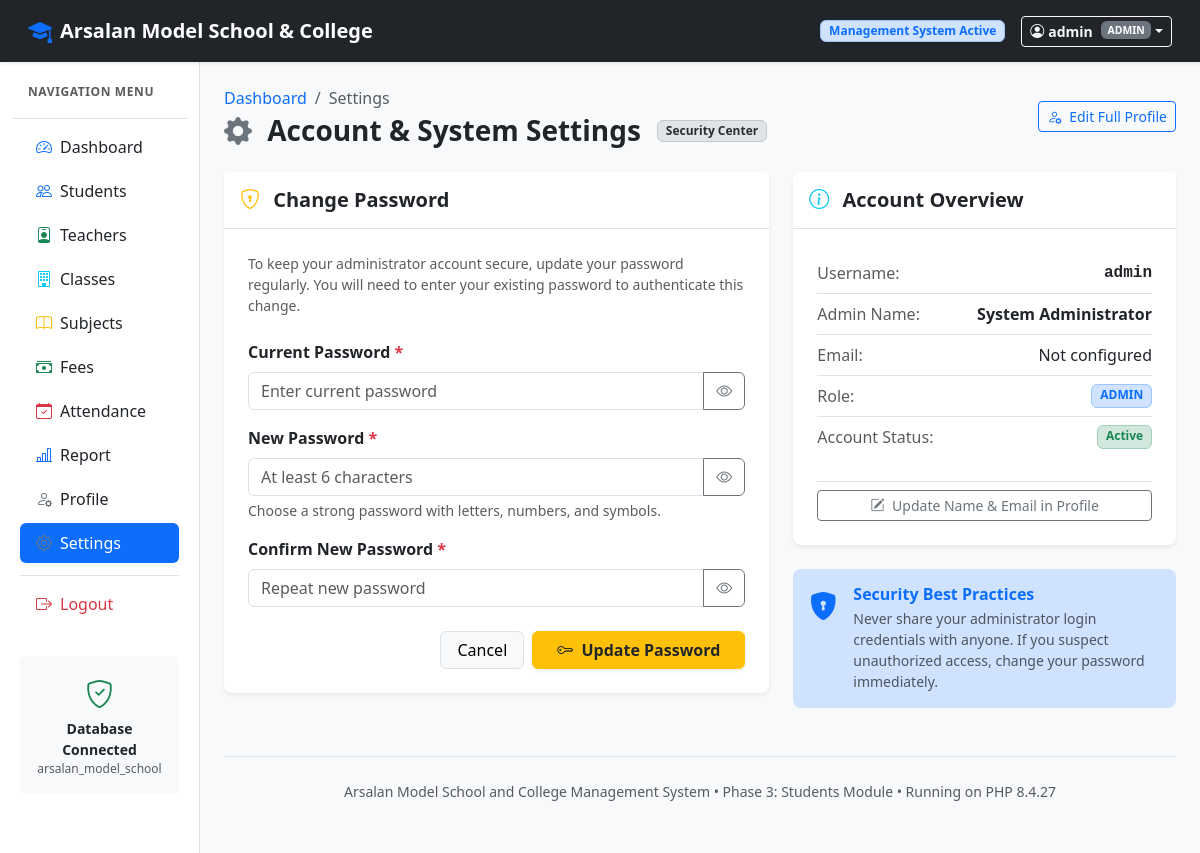
/ArsalanModelSchool/settings.php (signed in), run on the app's committed database.
### tables this page shows
CREATE TABLE `users` (
    `id`         INT          NOT NULL AUTO_INCREMENT,
    `username`   VARCHAR(50)  NOT NULL,
    `name`       VARCHAR(100) NULL,
    `email`      VARCHAR(100) NULL,
    `password`   VARCHAR(255) NOT NULL,
    `role`       VARCHAR(50)  NOT NULL DEFAULT 'admin',
    `role_id`    INT          NULL,
    `status`     ENUM('active','inactive') NOT NULL DEFAULT 'active',
    `created_at` TIMESTAMP    NOT NULL DEFAULT CURRENT_TIMESTAMP,
    PRIMARY KEY (`id`),
    UNIQUE KEY `uq_username` (`username`),
    CONSTRAINT `fk_user_role` FOREIGN KEY (`role_id`) REFERENCES `roles`(`id`) ON DELETE SET NULL
);

### ArsalanModelSchool/settings.php (the view, shortened to what the rows shown need)
<?php
require_once __DIR__ . '/database.php';
$user_session = current_user();
$user_id = (int)($user_session['id'] ?? 0);
$admin = db_fetch_one(
    "SELECT id, username, name, email, role, status, created_at FROM users WHERE id = ? LIMIT 1",
    [$user_id],
    'i'
);
require_once __DIR__ . '/layout.php';
?>
<div class="d-flex justify-content-between align-items-center flex-wrap gap-2 mb-4">
    <div>
        <div class="d-flex align-items-center gap-3">
            <h2 class="h3 fw-bold text-dark mb-0">
                <i class="bi bi-gear-fill text-secondary me-2"></i> Account &amp; System Settings
            </h2>
        </div>
    </div>
</div>
<div class="row g-4">
    <div class="col-lg-5">
        <div class="card border-0 shadow-sm rounded-3 mb-4">
            <div class="card-body p-4">
                <ul class="list-unstyled mb-0">
                    <li class="d-flex justify-content-between py-2 border-bottom">
                        <span class="text-muted">Username:</span>
                        <span class="font-monospace fw-semibold text-dark"><?= h($admin['username']); ?></span>
                    </li>
                    <li class="d-flex justify-content-between py-2 border-bottom">
                        <span class="text-muted">Admin Name:</span>
                        <span class="fw-semibold text-dark"><?= h($admin['name'] ?: 'Not configured'); ?></span>
                    </li>
                    <li class="d-flex justify-content-between py-2 border-bottom">
                        <span class="text-muted">Email:</span>
                        <span class="text-dark"><?= h($admin['email'] ?: 'Not configured'); ?></span>
                    </li>
                    <li class="d-flex justify-content-between py-2 border-bottom">
                        <span class="text-muted">Role:</span>
                        <span class="badge bg-primary-subtle text-primary border border-primary-subtle"><?= h(strtoupper($admin['role'])); ?></span>
                    </li>
                    <li class="d-flex justify-content-between py-2">
                        <span class="text-muted">Account Status:</span>
                        <span class="badge bg-success-subtle text-success border border-success-subtle"><?= h(ucfirst($admin['status'])); ?></span>
                    </li>
                </ul>
            </div>
        </div>
    </div>
</div>
<?php
require_once __DIR__ . '/layout_end.php';
?>

### ArsalanModelSchool/layout.php (shortened to what the rows shown need)
<?php
require_once __DIR__ . '/database.php';
$user = current_user();
?>
<!DOCTYPE html>
<html lang="en">
<head>
    <link href="https://cdn.jsdelivr.net/npm/bootstrap@5.3.3/dist/css/bootstrap.min.css" rel="stylesheet">
    <link rel="stylesheet" href="https://cdn.jsdelivr.net/npm/bootstrap-icons@1.11.3/font/bootstrap-icons.min.css">
</head>
<body class="bg-light">
    <nav class="navbar navbar-expand-lg navbar-dark bg-dark sticky-top shadow-sm px-3">
        <div class="container-fluid">
            <div class="d-flex align-items-center ms-auto">
                <div class="dropdown">
                    <button class="btn btn-outline-light btn-sm dropdown-toggle d-flex align-items-center" type="button" data-bs-toggle="dropdown" aria-expanded="false">
                        <i class="bi bi-person-circle me-1"></i>
                        <span class="fw-semibold"><?= h($user['username'] ?? 'User'); ?></span>
                        <span class="badge bg-secondary ms-2 text-uppercase" style="font-size: 0.65rem;"><?= h($user['role'] ?? 'admin'); ?></span>
                    </button>
                </div>
            </div>
        </div>
    </nav>
    <div class="container-fluid">
        <div class="row">
            <main class="col-md-9 ms-sm-auto col-lg-10 px-md-4 py-4">

### data on the page
users: username "admin", role "ADMIN", name "System Administrator", email "Not configured", status "Active"

### other printed values
PHP_VERSION "8.4.27"
